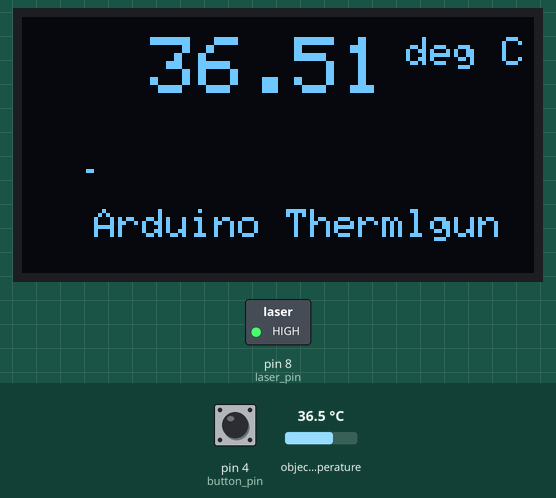
Recording of a sketch running on a simulated Arduino Uno, built with avr-gcc and run on an emulated ATmega328P. On the bench: 128×64 one-colour display, switched loads named in the sketch (green lamp = pin HIGH). Inputs (shaded band) come from the test bench; at power-on: pin 4 (button_pin) HIGH, object temperature 36.5 °C. What the sketch prints to the serial monitor is not drawn.

Above: at 1.2 s.
1.3 s: pin 4 (button_pin) pulled LOW for 0.15 s
At 1.68 s:
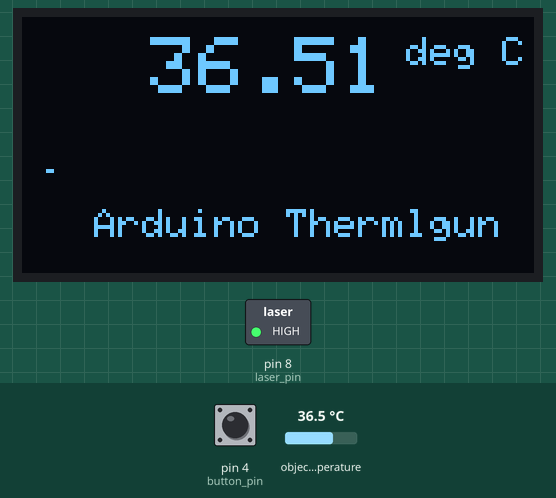
2.0 s: object temperature set to 20 °C
At 2.45 s:
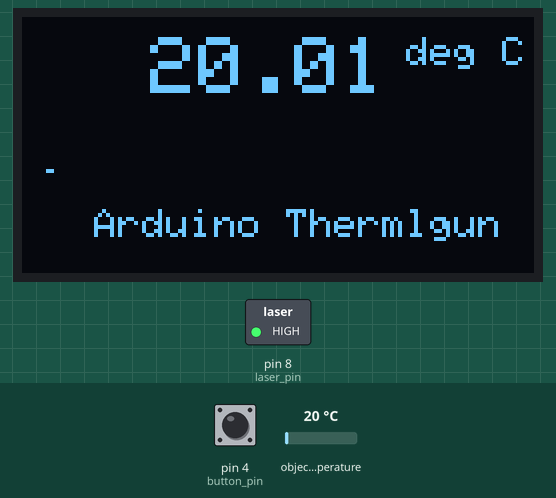
3.5 s: object temperature set to 26 °C
At 3.98 s:
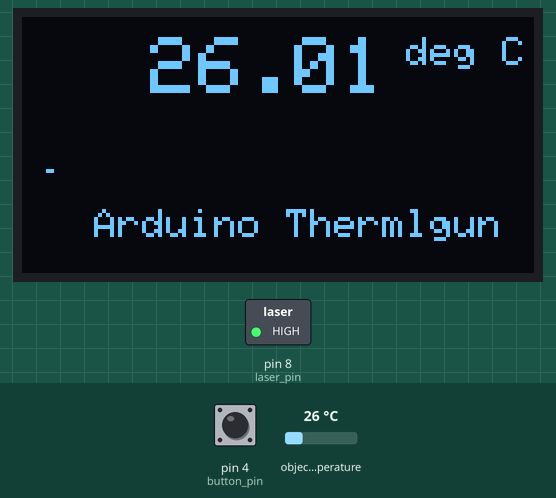
5.0 s: object temperature set to 32 °C
At 5.52 s:
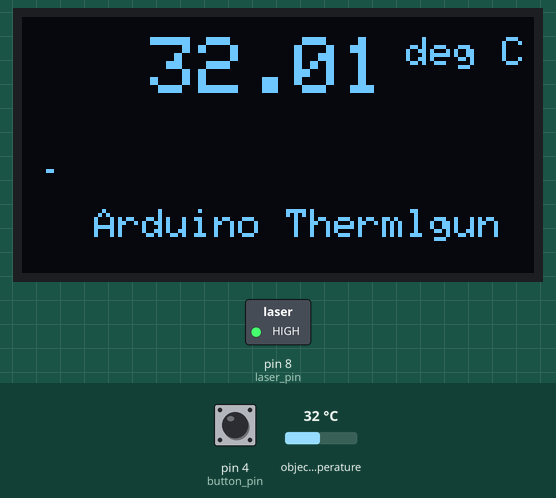
6.6 s: pin 4 (button_pin) pulled LOW for 1 s
At 7.06 s:
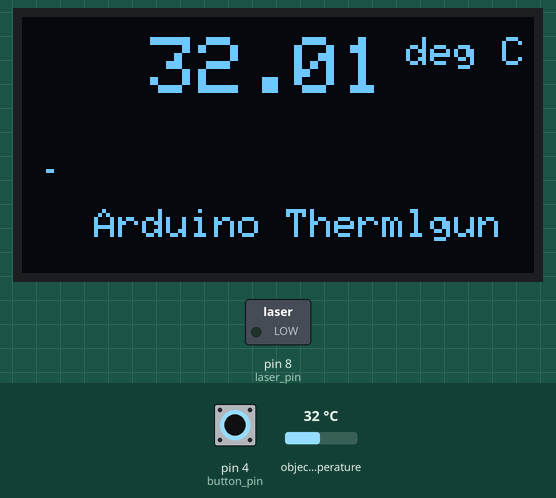
8.2 s: object temperature set to 44 °C
At 8.6 s:
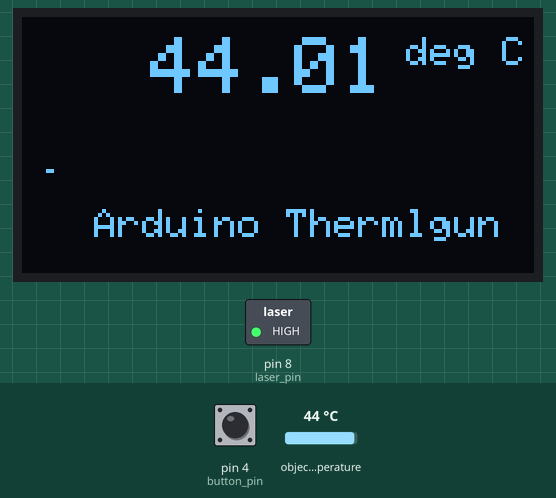
Timing chart, 0 to 10.7 s (numbered marks = the images above; inputs shaded):
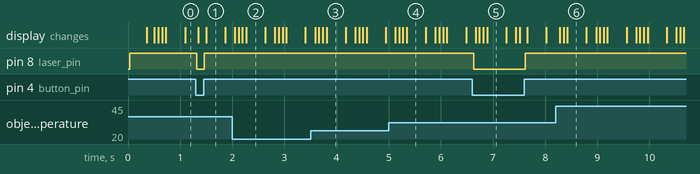

The sketch:

infrared_gun.ino
```cpp
/***********************************
Arduino Contactless thermometer
MLX90614 I2C connection
OLED 4-wire SPI connection
Dated: 7-6-2019
Code by: Aswint Raj
**********************************/

#include <Wire.h>
#include <SparkFunMLX90614.h>

#include <SPI.h>
#include <Adafruit_GFX.h>
#include <Adafruit_SSD1306.h>

// If using software SPI (the default case):
#define OLED_MOSI   9
#define OLED_CLK   10
#define OLED_DC    11
#define OLED_CS    12
#define OLED_RESET 13
int laser_pin=8;
int button_pin=4;
int val = 0;
Adafruit_SSD1306 display(OLED_MOSI, OLED_CLK, OLED_DC, OLED_RESET, OLED_CS);

IRTherm therm;

void setup()
{
  pinMode(laser_pin, OUTPUT);
  pinMode(button_pin, INPUT);
  Serial.begin(9600);
  therm.begin();
  therm.setUnit(TEMP_C);

   display.begin(SSD1306_SWITCHCAPVCC);
   display.clearDisplay();
   display.setRotation(2);

}

String temperature;
char runner;

void loop()
{
  val = digitalRead(button_pin);  // read input value
  if (val == LOW) {         // check if the input is HIGH (button released)
    digitalWrite(laser_pin, LOW);  // turn LED OFF
  } else {
    digitalWrite(laser_pin, HIGH);  // turn LED ON
  }
  if (therm.read()) // On success, read() will return 1, on fail 0.
  {
    temperature = String(therm.object(), 2);
    Serial.print("Object: ");
    Serial.print(temperature); Serial.println("C");
    display.clearDisplay();
    runner++;
    delay(5);
  }

  display.setTextSize(2);
  display.setTextColor(WHITE);
  display.setCursor(display.width()/4,display.height()/12);

  if (therm.object()>=100)
  display.setCursor(display.width()/4,display.height()/12);

  display.println(temperature);

  display.drawLine(display.width()/runner,display.height() - display.height()/2.5, display.width()/runner+1, display.height() - display.height()/2.5, WHITE);

  display.setCursor(0,display.height()-display.height()/4);
  display.setTextSize(1);
  display.println("   Arduino Thermlgun");
  display.setCursor(display.width()- display.width()/4,display.height()/12);
  display.println("deg C");
  display.display();

  if (runner>20)
  runner=0;
}
```

Measured:
- after the input at 1.3 s, pin 8 (laser_pin): HIGH → LOW at once, → HIGH 0.15 s later
- after the input at 6.6 s, pin 8 (laser_pin): HIGH → LOW at once, → HIGH 0.99 s later
